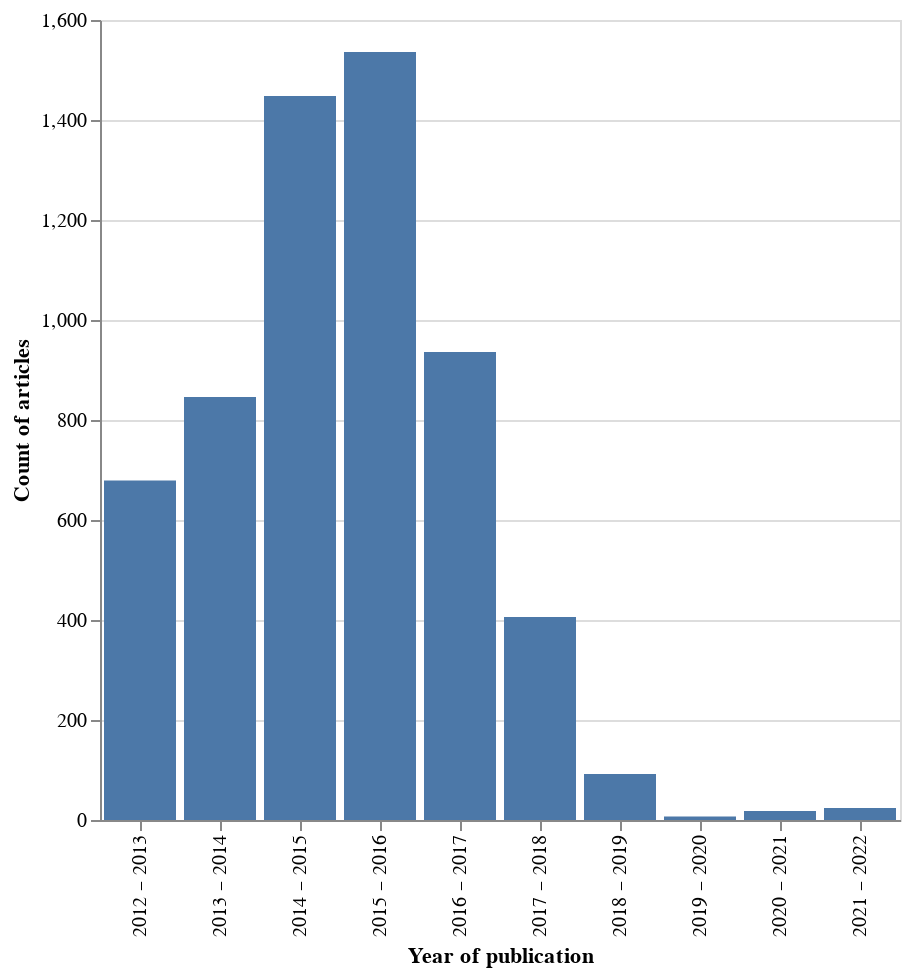

The notebook cell this image was saved under:
### Markdown cell above
### Understand release date distribution

### Code cell
# some quick transformations and an altair histogram
years_to_plot: pd.DataFrame = pd.DataFrame(
    {"year_of_publication": [int(datetime.fromtimestamp(ts).year) for ts in business_news["date"]]}
)
alt.Chart(years_to_plot).mark_bar().encode(
    alt.X("year_of_publication:N", bin=True, title="Year of publication"),
    y=alt.Y("count()", title="Count of articles"),
).properties(width=400, height=400)

### Figure 1 — Vega-Lite specification as saved in the notebook (floating-point values rounded to 4 significant figures; data arrays with more than 128 entries replaced by an {"elided": "..."} marker saying what was removed)
{"$schema": "https://vega.github.io/schema/vega-lite/v5.16.3.json", "config": {"view": {"continuousHeight": 300, "continuousWidth": 300}}, "data": {"name": "data-4abcb33b87bcf4d12d14dd7a5b6ac4a7"}, "datasets": {"data-4abcb33b87bcf4d12d14dd7a5b6ac4a7": {"elided": "5992 records"}}, "encoding": {"x": {"bin": true, "field": "year_of_publication", "title": "Year of publication", "type": "nominal"}, "y": {"aggregate": "count", "title": "Count of articles", "type": "quantitative"}}, "height": 400, "mark": {"type": "bar"}, "width": 400}
